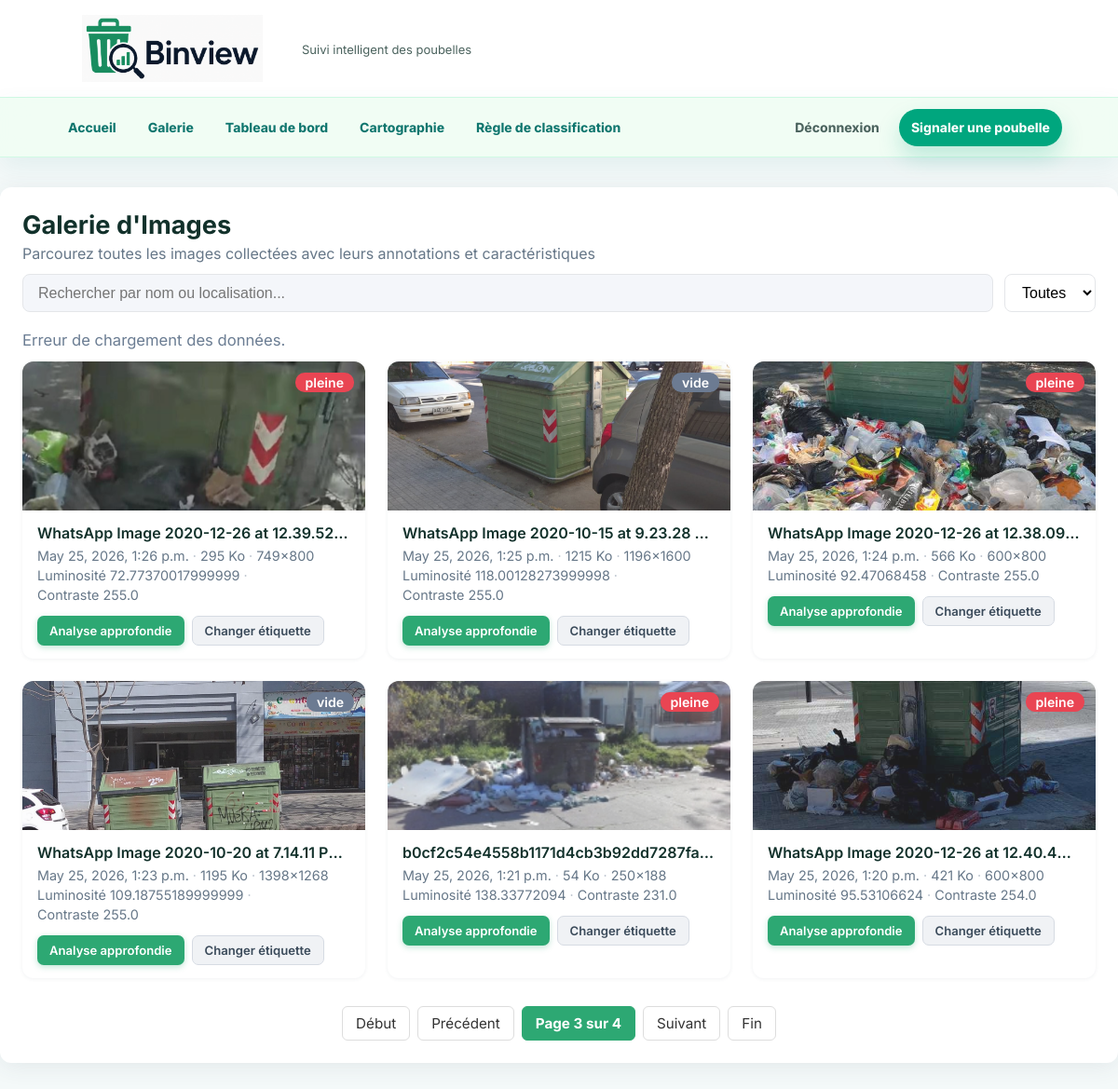
Screenshot of /galerie/?page=3 (signed in) with the database file from the repository.
### analyse/models.py (models this page shows, shortened)
class Image(models.Model):
    image = models.ImageField(upload_to='uploads/')
    nom_fichier = models.CharField(max_length=255)
    annotation = models.CharField(
        max_length=20,
        choices=[
            ('vide', 'Vide'),
            ('moitie', 'À moitié pleine'),
            ('pleine', 'Pleine'),
            ('debordante', 'Débordante'),
            ('depot_sauvage', 'Dépôt sauvage')
        ],
        blank=True,
        null=True
    )
    date_upload = models.DateTimeField(auto_now_add=True)
    largeur = models.IntegerField(null=True, blank=True)
    hauteur = models.IntegerField(null=True, blank=True)
    taille_ko = models.IntegerField(null=True, blank=True)
    r_moyen = models.IntegerField(null=True, blank=True)
    v_moyen = models.IntegerField(null=True, blank=True)
    b_moyen = models.IntegerField(null=True, blank=True)
    luminance_moyenne = models.FloatField(null=True, blank=True)
    has_contours = models.BooleanField(null=True, blank=True)
    contraste = models.FloatField(null=True, blank=True)
    histogramme = models.TextField(null=True, blank=True)

### analyse/views.py (the view)
# urls.py: path('galerie/', views.galerie, name='galerie'),
@image_view_required
def galerie(request):
    filtre = request.GET.get('filtre')
    images = Image.objects.all().order_by('-date_upload')
    if filtre in ['pleine', 'vide']:
        images = images.filter(annotation=filtre)
    paginator = Paginator(images, 6)
    page_number = request.GET.get('page')
    page_obj = paginator.get_page(page_number)
    return render(request, 'galerie.html', {'images': page_obj})

### analyse/access.py (called while the page is built)
def staff_permissions_required(*permissions):
    def has_access(user):
        if not user.is_authenticated or not user.is_staff:
            return False
        if user.is_superuser:
            return True
        return all(user.has_perm(permission) for permission in permissions)
    return user_passes_test(has_access, login_url="/admin/login/")

### analyse/templates/galerie.html (shortened to what this page needs)
{% load static %}
<html lang="fr">
<head>
    <link rel="stylesheet" href="{% static 'analyse/galerie.css' %}">
    <link rel="stylesheet" href="{% static 'analyse/navbar.css' %}">
</head>
<body>
    {% include "components/navbar.html" %}
    <div class="container">
        <div class="header">
            <h2>Galerie d'Images</h2>
            <p>Parcourez toutes les images collectées avec leurs annotations et caractéristiques</p>
            <div class="controls">
                <input id="search-bar" class="search-bar" placeholder="Rechercher par nom ou localisation...">
                <select id="filter-annotation">
                    <option value="all">Toutes</option>
                </select>
            </div>
        </div>
        <div id="gallery-count" style="color:#6b7d93;font-size:1.04rem;margin-bottom:13px;">Chargement…</div>
        <div class="image-gallery" id="image-gallery">
            {% for img in images %}
            <div class="image-card" data-index="{{ forloop.counter0 }}" data-name="{{ img.nom_fichier|lower }}" data-annotation="{{ img.annotation }}">
                <div class="image-thumb">
                    <img src="{{ img.image.url }}" alt="{{ img.nom_fichier }}" loading="lazy">
                    <div class="card-badge">
                        <span class="chip {% if img.annotation == 'pleine' %}chip-pleine{% else %}chip-vide{% endif %}">
                            {{ img.annotation }}
                        </span>
                    </div>
                </div>
                <div class="card-info">
                    <div class="card-title">{{ img.nom_fichier }}</div>
                    <div class="card-meta">
                        <span>{{ img.date_upload }}</span>
                        <span class="sep">·</span>
                        <span>{{ img.taille_ko }} Ko</span>
                        <span class="sep">·</span>
                        <span>{{ img.largeur }}×{{ img.hauteur }}</span>
                    </div>
                    <div class="card-meta">
                        <span>Luminosité {{ img.luminance_moyenne }}</span>
                        <span class="sep">·</span>
                        <span>Contraste {{ img.contraste }}</span>
                    </div>
                    <div class="card-actions">
                        <a class="btn btn-primary" href="/img_analyse/{{ img.id }}" onclick="event.stopPropagation()">Analyse approfondie</a>
                        <a class="btn btn-secondary" href="/update_annotation/{{ img.id }}" onclick="event.stopPropagation()">Changer étiquette</a>
                    </div>
                </div>
            </div>
            {% endfor %}
        </div>
        <div class="pagination">
            {% if images.has_previous %}
                <a href="?page=1">Début</a>
                <a href="?page={{ images.previous_page_number }}">Précédent</a>
            {% endif %}
            <span class="current">Page {{ images.number }} sur {{ images.paginator.num_pages }}</span>
            {% if images.has_next %}
                <a href="?page={{ images.next_page_number }}">Suivant</a>
                <a href="?page={{ images.paginator.num_pages }}">Fin</a>
            {% endif %}
        </div>
    </div>
</body>
</html>

### analyse/static/analyse/galerie.css (style rules this page uses)
body { background: linear-gradient(135deg, #f3f8fd 0%, #e8f0fa 100%); margin: 0; color: #222; min-height: 100vh; }
.container { max-width: 1280px; margin: 32px auto; padding: 24px; background: #fff; border-radius: 12px; box-shadow: 0 4px 24px 0 rgba(60, 72, 88, 0.09); }
.container .header { margin-bottom: 20px; }
.container .header h2 { margin: 0 0 4px 0; font-size: 1.7rem; font-weight: 700; }
.container .header p { color: #678; margin: 0 0 12px 0; }
.container .header .controls { display: flex; gap: 12px; margin-bottom: 12px; }
.search-bar { flex: 1; padding: 10px 16px; border-radius: 8px; border: 1px solid #e4e6e9; background: #f4f6fa; font-size: 1rem; outline: none; transition: border 0.2s; }
#filter-annotation { padding: 10px 14px; border-radius: 8px; border: 1px solid #e4e6e9; background: #fff; font-size: 1rem; outline: none; cursor: pointer; transition: border 0.2s; }
.image-gallery { display: grid; grid-template-columns: repeat(auto-fill, minmax(300px, 1fr)); gap: 24px; }
.image-card { background: #f7f7fa; border-radius: 12px; overflow: hidden; box-shadow: 0 1px 4px 0 rgba(60, 72, 88, 0.07); cursor: pointer; transition: transform 0.15s, box-shadow 0.15s; display: flex; flex-direction: column; }
.image-thumb { height: 160px; background: #e4e6e9; display: flex; align-items: center; justify-content: center; position: relative; overflow: hidden; }
.image-thumb img { width: 100%; height: 160px; object-fit: cover; opacity: 0.88; transition: opacity 0.2s; }
.card-badge { position: absolute; right: 12px; top: 12px; }
.card-info { padding: 14px 16px; background: #fff; display: flex; flex-direction: column; gap: 4px; flex: 1; }
.card-title { font-size: 1rem; font-weight: 600; margin-bottom: 2px; white-space: nowrap; overflow: hidden; text-overflow: ellipsis; }
.card-meta { color: #678; font-size: 0.9rem; display: flex; align-items: center; gap: 4px; flex-wrap: wrap; }
.card-meta .sep { color: #bcc4ce; }
.card-actions { display: flex; gap: 8px; margin-top: 10px; }
.btn { display: inline-flex; align-items: center; justify-content: center; padding: 7px 13px; border-radius: 7px; font-size: 0.82rem; font-weight: 600; text-decoration: none; cursor: pointer; transition: background 0.15s, transform 0.1s, box-shadow 0.15s; border: none; white-space: nowrap; }
.btn-primary { background: #2da873; color: #fff; box-shadow: 0 2px 6px rgba(45, 168, 115, 0.30); }
.btn-secondary { background: #f0f2f5; color: #3a4a5a; border: 1px solid #d6dbe3; }
.chip { display: inline-block; padding: 2px 11px; border-radius: 10px; font-size: 0.88rem; font-weight: 600; color: #fff; }
.chip-pleine { background: #e94553; }
.chip-vide { background: #6c7b92; }
.pagination { margin-top: 30px; display: flex; justify-content: center; align-items: center; gap: 8px; flex-wrap: wrap; }
.pagination a, .pagination span { padding: 8px 14px; border: 1px solid #ddd; border-radius: 6px; text-decoration: none; color: #333; background: #fff; font-size: 0.95rem; transition: background 0.15s; }
.pagination .current { font-weight: bold; background-color: #2da873; color: white; border-color: #2da873; }

### analyse/static/analyse/navbar.css (style rules this page uses)
:root { --primary-color: #00A67E; --primary-dark: #007f62; --secondary-color: #E8F5E9; --surface: #ffffff; --border-soft: #d1fae5; --text-primary: #12312b; --text-secondary: #4b635e; --shadow-soft: 0 12px 30px rgba(15, 118, 110, 0.10); }
* { box-sizing: border-box; }
body { margin: 0; font-family: Inter, Poppins, -apple-system, BlinkMacSystemFont, "Segoe UI", Roboto, Arial, sans-serif; color: var(--text-primary); background: #f4f9f9; }

### rows the page displays
Image: image (picture), annotation "pleine", nom_fichier "WhatsApp Image 2020-12-26 at 12.39.52…", date_upload "May 25, 2026, 1:26 p.m.", taille_ko "295", largeur "749", hauteur "800", luminance_moyenne "72.77370017999999", contraste "255.0"
Image: image (picture), annotation "vide", nom_fichier "WhatsApp Image 2020-10-15 at 9.23.28…", date_upload "May 25, 2026, 1:25 p.m.", taille_ko "1215", largeur "1196", hauteur "1600", luminance_moyenne "118.00128273999998", contraste "255.0"
Image: image (picture), annotation "pleine", nom_fichier "WhatsApp Image 2020-12-26 at 12.38.09…", date_upload "May 25, 2026, 1:24 p.m.", taille_ko "566", largeur "600", hauteur "800", luminance_moyenne "92.47068458", contraste "255.0"
Image: image (picture), annotation "vide", nom_fichier "WhatsApp Image 2020-10-20 at 7.14.11 P…", date_upload "May 25, 2026, 1:23 p.m.", taille_ko "1195", largeur "1398", hauteur "1268", luminance_moyenne "109.18755189999999", contraste "255.0"
Image: image (picture), annotation "pleine", nom_fichier "b0cf2c54e4558b1171d4cb3b92dd7287fa…", date_upload "May 25, 2026, 1:21 p.m.", taille_ko "54", largeur "250", hauteur "188", luminance_moyenne "138.33772094", contraste "231.0"
Image: image (picture), annotation "pleine", nom_fichier "WhatsApp Image 2020-12-26 at 12.40.4…", date_upload "May 25, 2026, 1:20 p.m.", taille_ko "421", largeur "600", hauteur "800", luminance_moyenne "95.53106624", contraste "254.0"

### other values shown
{{ images.number }} "3"
{{ images.paginator.num_pages }} "4"
